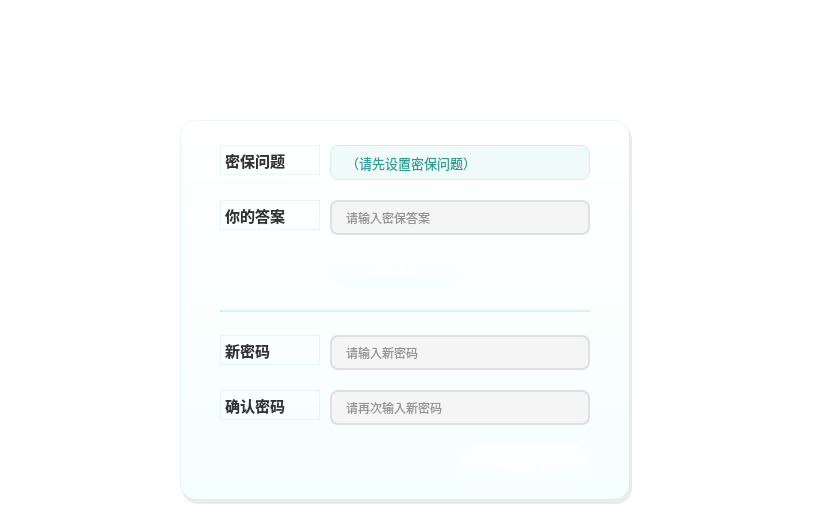
    <widget class="QWidget" name="page_14">
     <property name="styleSheet">
      <string notr="true">background: transparent;</string>
     </property>
     <widget class="QFrame" name="glass_header_recovery">
      <property name="geometry">
       <rect>
        <x>0</x>
        <y>0</y>
        <width>811</width>
        <height>95</height>
       </rect>
      </property>
      <property name="styleSheet">
       <string notr="true">background: rgba(255, 255, 255, 0.05); border-bottom: 1px solid rgba(255, 255, 255, 0.15);</string>
      </property>
      <property name="frameShape">
       <enum>QFrame::Shape::NoFrame</enum>
      </property>
     </widget>
     <widget class="QLabel" name="recoveryTitle">
      <property name="geometry">
       <rect>
        <x>30</x>
        <y>30</y>
        <width>300</width>
        <height>35</height>
       </rect>
      </property>
      <property name="font">
       <font>
        <pointsize>20</pointsize>
        <bold>true</bold>
       </font>
      </property>
      <property name="styleSheet">
       <string notr="true">color: #FFFFFF; background: transparent;</string>
      </property>
      <property name="text">
       <string>找回密码</string>
      </property>
     </widget>
     <widget class="QLabel" name="recoverySubtitle">
      <property name="geometry">
       <rect>
        <x>30</x>
        <y>65</y>
        <width>280</width>
        <height>20</height>
       </rect>
      </property>
      <property name="font">
       <font>
        <pointsize>10</pointsize>
        <bold>true</bold>
       </font>
      </property>
      <property name="styleSheet">
       <string notr="true">color: rgba(255, 255, 255, 180); background: transparent;</string>
      </property>
      <property name="text">
       <string>Password Recovery</string>
      </property>
     </widget>
     <widget class="QPushButton" name="btn_recovery_back">
      <property name="geometry">
       <rect>
        <x>660</x>
        <y>15</y>
        <width>120</width>
        <height>32</height>
       </rect>
      </property>
      <property name="cursor">
       <cursorShape>PointingHandCursor</cursorShape>
      </property>
      <property name="styleSheet">
       <string notr="true">QPushButton {
    background: transparent;
    color: #FFFFFF;
    border: 2px solid #FFFFFF;
    border-radius: 15px;
    padding: 4px 16px;
    font: bold 11pt &quot;Microsoft YaHei&quot;;
}
QPushButton:hover {
    background: #FFFFFF;
    color: #39C5BB;
}
</string>
      </property>
      <property name="text">
       <string>返回</string>
      </property>
     </widget>
     <widget class="QFrame" name="shadow_card_recovery">
      <property name="geometry">
       <rect>
        <x>182</x>
        <y>124</y>
        <width>450</width>
        <height>380</height>
       </rect>
      </property>
      <property name="styleSheet">
       <string notr="true">background: rgba(0, 0, 0, 0.08); border-radius: 16px;</string>
      </property>
      <property name="frameShape">
       <enum>QFrame::Shape::NoFrame</enum>
      </property>
     </widget>
     <widget class="QFrame" name="card_recovery_form">
      <property name="geometry">
       <rect>
        <x>180</x>
        <y>120</y>
        <width>450</width>
        <height>380</height>
       </rect>
      </property>
      <property name="styleSheet">
       <string notr="true">background: qlineargradient(x1:0, y1:0, x2:0, y2:1, stop:0 #FFFFFF, stop:1 #F5FFFE); border-radius: 16px; border: 1px solid rgba(57, 197, 187, 0.12);</string>
      </property>
      <property name="frameShape">
       <enum>QFrame::Shape::NoFrame</enum>
      </property>
      <widget class="QLabel" name="label_recovery_question_t">
       <property name="geometry">
        <rect>
         <x>40</x>
         <y>25</y>
         <width>100</width>
         <height>30</height>
        </rect>
       </property>
       <property name="font">
        <font>
         <pointsize>11</pointsize>
         <bold>true</bold>
        </font>
       </property>
       <property name="styleSheet">
        <string notr="true">color: #333333; background: transparent;</string>
       </property>
       <property name="text">
        <string>密保问题</string>
       </property>
      </widget>
      <widget class="QLabel" name="label_recovery_question">
       <property name="geometry">
        <rect>
         <x>150</x>
         <y>25</y>
         <width>260</width>
         <height>35</height>
        </rect>
       </property>
       <property name="font">
        <font>
         <pointsize>10</pointsize>
        </font>
       </property>
       <property name="styleSheet">
        <string notr="true">color: #2A9D96; background-color: #F0FAF9; border: 1px solid rgba(57, 197, 187, 0.2); border-radius: 8px; padding: 5px 12px;</string>
       </property>
       <property name="text">
        <string>（请先设置密保问题）</string>
       </property>
      </widget>
      <widget class="QLabel" name="label_recovery_answer">
       <property name="geometry">
        <rect>
         <x>40</x>
         <y>80</y>
         <width>100</width>
         <height>30</height>
        </rect>
       </property>
       <property name="font">
        <font>
         <pointsize>11</pointsize>
         <bold>true</bold>
        </font>
       </property>
       <property name="styleSheet">
        <string notr="true">color: #333333; background: transparent;</string>
       </property>
       <property name="text">
        <string>你的答案</string>
       </property>
      </widget>
      <widget class="QLineEdit" name="edit_recovery_answer">
       <property name="geometry">
        <rect>
         <x>150</x>
         <y>80</y>
         <width>260</width>
         <height>35</height>
        </rect>
       </property>
       <property name="styleSheet">
        <string notr="true">QLineEdit {
    background-color: #F5F5F5;
    border: 2px solid #E0E0E0;
    border-radius: 8px;
    padding: 5px 12px;
    font: 11pt &quot;Microsoft YaHei&quot;;
    color: #333333;
}
QLineEdit:focus {
    border: 2px solid #39C5BB;
    background-color: #FFFFFF;
}
</string>
       </property>
       <property name="placeholderText">
        <string>请输入密保答案</string>
       </property>
      </widget>
      <widget class="QPushButton" name="btn_recovery_verify">
       <property name="geometry">
        <rect>
         <x>150</x>
         <y>130</y>
         <width>130</width>
         <height>38</height>
        </rect>
       </property>
       <property name="cursor">
        <cursorShape>PointingHandCursor</cursorShape>
       </property>
       <property name="styleSheet">
        <string notr="true">QPushButton {
    background: qlineargradient(x1:0, y1:0, x2:1, y2:0,
        stop:0 #2A9D96, stop:1 #39C5BB);
    color: #FFFFFF;
    border: none;
    border-radius: 19px;
    font: bold 12pt &quot;Microsoft YaHei&quot;;
}
QPushButton:hover {
    background: qlineargradient(x1:0, y1:0, x2:1, y2:0,
        stop:0 #39C5BB, stop:1 #4FD4C9);
}
QPushButton:pressed {
    background: #2A9D96;
}
</string>
       </property>
       <property name="text">
        <string>验证答案</string>
       </property>
      </widget>
      <widget class="QFrame" name="deco_line_recovery">
       <property name="geometry">
        <rect>
         <x>40</x>
         <y>190</y>
         <width>370</width>
         <height>2</height>
        </rect>
       </property>
       <property name="styleSheet">
        <string notr="true">background: rgba(57, 197, 187, 0.15); border-radius: 1px;</string>
       </property>
       <property name="frameShape">
        <enum>QFrame::Shape::NoFrame</enum>
       </property>
      </widget>
      <widget class="QLabel" name="label_recovery_newpwd">
       <property name="geometry">
        <rect>
         <x>40</x>
         <y>215</y>
         <width>100</width>
         <height>30</height>
        </rect>
       </property>
       <property name="font">
        <font>
         <pointsize>11</pointsize>
         <bold>true</bold>
        </font>
       </property>
       <property name="styleSheet">
        <string notr="true">color: #333333; background: transparent;</string>
       </property>
       <property name="text">
        <string>新密码</string>
       </property>
      </widget>
      <widget class="QLineEdit" name="edit_recovery_newpwd">
       <property name="geometry">
        <rect>
         <x>150</x>
         <y>215</y>
         <width>260</width>
         <height>35</height>
        </rect>
       </property>
       <property name="styleSheet">
        <string notr="true">QLineEdit {
    background-color: #F5F5F5;
    border: 2px solid #E0E0E0;
    border-radius: 8px;
    padding: 5px 12px;
    font: 11pt &quot;Microsoft YaHei&quot;;
    color: #333333;
}
QLineEdit:focus {
    border: 2px solid #39C5BB;
    background-color: #FFFFFF;
}
</string>
       </property>
       <property name="echoMode">
        <enum>QLineEdit::EchoMode::Password</enum>
       </property>
       <property name="placeholderText">
        <string>请输入新密码</string>
       </property>
      </widget>
      <widget class="QLabel" name="label_recovery_confirmpwd">
       <property name="geometry">
        <rect>
         <x>40</x>
         <y>270</y>
         <width>100</width>
         <height>30</height>
        </rect>
       </property>
       <property name="font">
        <font>
         <pointsize>11</pointsize>
         <bold>true</bold>
        </font>
       </property>
       <property name="styleSheet">
        <string notr="true">color: #333333; background: transparent;</string>
       </property>
       <property name="text">
        <string>确认密码</string>
       </property>
      </widget>
      <widget class="QLineEdit" name="edit_recovery_confirmpwd">
       <property name="geometry">
        <rect>
         <x>150</x>
         <y>270</y>
         <width>260</width>
         <height>35</height>
        </rect>
       </property>
       <property name="styleSheet">
        <string notr="true">QLineEdit {
    background-color: #F5F5F5;
    border: 2px solid #E0E0E0;
    border-radius: 8px;
    padding: 5px 12px;
    font: 11pt &quot;Microsoft YaHei&quot;;
    color: #333333;
}
QLineEdit:focus {
    border: 2px solid #39C5BB;
    background-color: #FFFFFF;
}
</string>
       </property>
       <property name="echoMode">
        <enum>QLineEdit::EchoMode::Password</enum>
       </property>
       <property name="placeholderText">
        <string>请再次输入新密码</string>
       </property>
      </widget>
      <widget class="QPushButton" name="btn_recovery_confirm">
       <property name="geometry">
        <rect>
         <x>280</x>
         <y>325</y>
         <width>130</width>
         <height>40</height>
        </rect>
       </property>
       <property name="cursor">
        <cursorShape>PointingHandCursor</cursorShape>
       </property>
       <property name="styleSheet">
        <string notr="true">QPushButton {
    background: qlineargradient(x1:0, y1:0, x2:1, y2:0,
        stop:0 #E67E22, stop:1 #F39C12);
    color: #FFFFFF;
    border: none;
    border-radius: 20px;
    font: bold 13pt &quot;Microsoft YaHei&quot;;
}
QPushButton:hover {
    background: qlineargradient(x1:0, y1:0, x2:1, y2:0,
        stop:0 #F39C12, stop:1 #F5B041);
}
QPushButton:pressed {
    background: #D35400;
}
</string>
       </property>
       <property name="text">
        <string>确认重置</string>
       </property>
      </widget>
     </widget>
    </widget>
